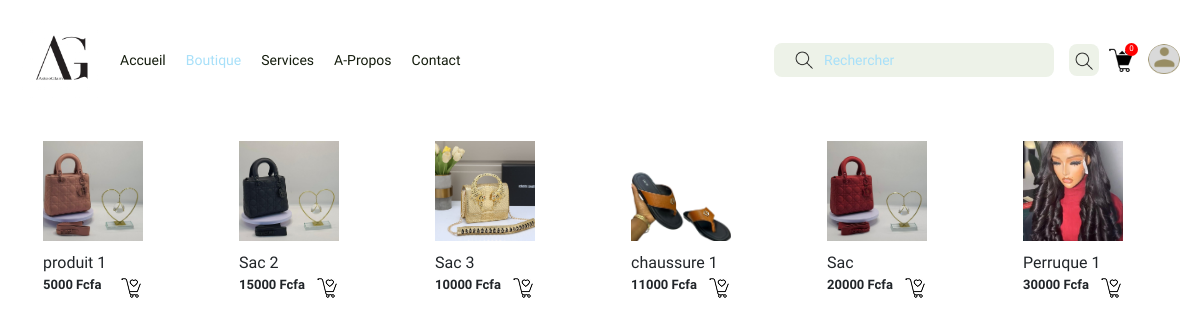
Before: /categorie/ with the older database file.
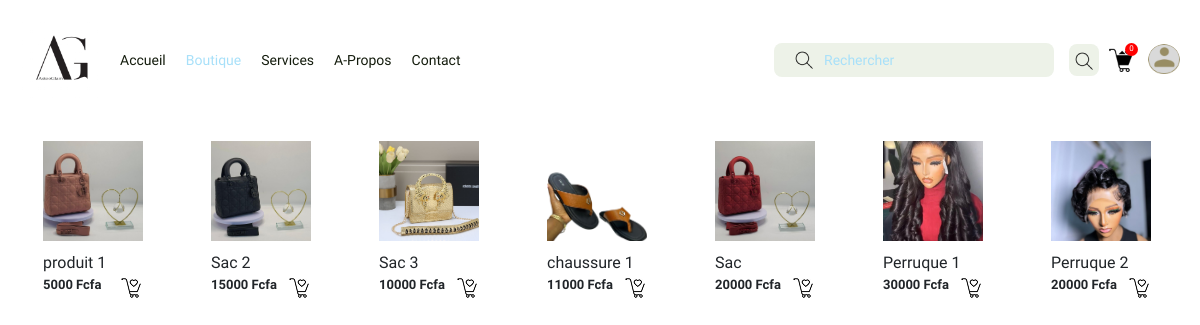
After: the same page with the newer database file.
### vente/models.py (models this page shows, shortened)
class Produit(models.Model):
    nom = models.CharField(max_length=100)
    prix = models.IntegerField()
    description = models.TextField()
    categorie = models.ForeignKey(Categorie,on_delete=models.SET_NULL,null=True)
    image = models.ImageField(upload_to= 'produit_image/')

### vente/views.py (the view)
# urls.py: path('categorie/', views.categorie,name="categorie"),
def categorie(request,category_id=None):
    produits = Produit.objects.all()
    categories = Categorie.objects.all()
    if category_id:
        categorie_active = get_object_or_404(Categorie, id=category_id)
        produits = Produit.objects.filter(categorie=categorie_active)
    else:
        categorie_active = None
    return render(request,'vente/categorie.html', {'produits': produits, 'categories': categories, 'categorie_active': categorie_active})

### vente/context_processors.py (called while the page is built)
def panier_count(request):
    if "panier" not in request.session:
        request.session["panier"] = []
    panier = request.session["panier"]
    nombre = len(panier)
    return {'nombre': nombre}

### vente/templates/vente/categorie.html (shortened to what this page needs)
{%load static %}
<!DOCTYPE html>
<html lang="en">
<head>
    <link href="https://cdn.jsdelivr.net/npm/bootstrap@5.0.2/dist/css/bootstrap.min.css" rel="stylesheet">
    <link rel="stylesheet" href="{%static 'base.css'%}">
    <link rel="stylesheet" href="{%static 'categorie.css'%}">
</head>
<body>
    <nav class="large-screen-nav">
        <div class="left-ls-nav">
            <a href="{% url '' %}"><img src="{% static 'logo1.jpg'%}" alt=""></a>
            <div class="ls-nav-links-container">
                <a href="{% url '' %}">Accueil</a>
                <a class="active" href="{% url 'boutique' %}">Boutique</a>
                <a href="{% url 'services' %}">Services</a>
                <a href="{% url 'apropos' %}">A-Propos</a>
                <a href="{% url 'contact' %}">Contact</a>
            </div>
        </div>
        <div class="right-ls-nav">
            <form action="{% url 'boutique' %}" method="get" class="ls-nav-search-form">
                <img class="sr-icon-ls-nav" src="{% static 'search.png'%}" alt="">
                <input type="text" name="sr-input-ls-nav" id="sr-input-ls-nav" placeholder="Rechercher">
                <button class="sr-btn-ls-nav"><img src="{% static 'search.png'%}" alt=""></button>
            </form>
            <div class="ls-nav-panier-user">
                <a href="{% url 'panier' %}">
                    <span>{{nombre}}</span>
                    <img src="{% static 'panier.png'%}" alt="">
                </a>
                <a href="{% url 'profil' %}">
                    <div class="user-container"></div>
                </a>
            </div>
        </div>
    </nav>
    <div class="contenu">
        <div class="cat">
            <div class="container">
                {% for produit in produits %}
                <div class="square-container" id="imageContainer{{ produit.id }}" onclick="toggleSelection('imageContainer{{ produit.id }}')">
                    <div class="formulaire">
                        <a href="{% url 'detail_produit' produit.id %}">
                            <img class="square-image" src="{{ produit.image.url }}" alt="{{ produit.nom }}">
                        </a>
                    </div>
                    <div class="image-title">
                        <div class="fruit">{{ produit.nom }}</div>
                        <div class="ajout_panier">
                            <div class="prix">{{ produit.prix }} Fcfa</div>
                            <a href="{% url 'ajouter_au_panier' produit.id %}"><div><img src="{%static 'Shopping Cart.png'%}" alt=""></div></a>
                        </div>
                    </div>
                </div>
                {% endfor %}
            </div>
        </div>
    </div>
</body>
</html>

Changed rows visible on the page:
added Produit: image (picture), nom "Perruque 2", prix "20000"
